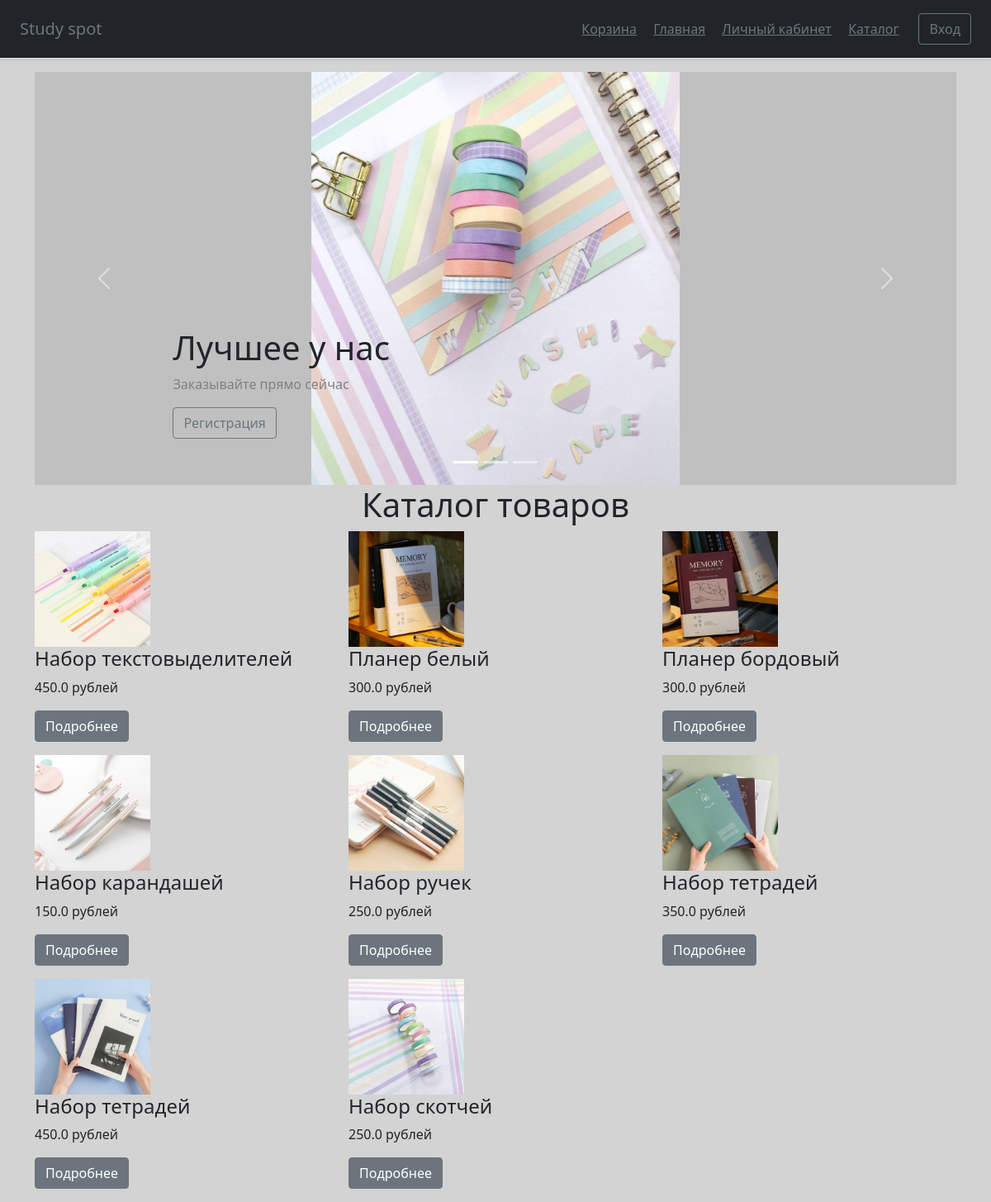
/catalog, run on the app's committed database.
### main.py (models this page shows)
class Items(db.Model):  # таблица со всеми товарами
    id = db.Column(db.Integer, primary_key=True, autoincrement=True)
    name = db.Column(db.String(100), nullable=True)   # название товара
    description = db.Column(db.Text, nullable=True)  # описание
    photo_url = db.Column(db.Text, nullable=True)  # ссылка на фотографию
    count = db.Column(db.Integer, nullable=True)  # количество товара на складе
    price = db.Column(db.Float, nullable=True)   # стоимость 1 единицы товара

### main.py (the view)
    @app.route('/catalog')  # страница каталога товаров
    def catalog():
        items = Items.query.all()  # получаем информацию о всех товарах из бд
        return render_template('catalog.html', title='Каталог', css_file='catalog.css', class_main='container',
                               items=items)

### templates/catalog.html (shortened to what this page needs)
{% extends "base.html" %}
{% block content %}
<div id="myCarousel" class="carousel slide" data-bs-ride="carousel">
    <div class="carousel-indicators">
      <button type="button" data-bs-target="#myCarousel" data-bs-slide-to="0" class="active" aria-current="true" aria-label="Slide 1"></button>
      <button type="button" data-bs-target="#myCarousel" data-bs-slide-to="1" aria-label="Slide 2"></button>
      <button type="button" data-bs-target="#myCarousel" data-bs-slide-to="2" aria-label="Slide 3"></button>
    </div>
     <div class="carousel-inner">
      <div class="carousel-item active" style="background-color:Silver;">
        <img class="bd-placeholder-img mx-auto d-block"  src="/static/img/tapescar.jpg" width="40%" height="100%">
        <div class="container">
          <div class="carousel-caption text-start">
            <h1 class="text-dark" style="text-align: left;">Лучшее у нас</h1>
            <p style="color:Gray;">Заказывайте прямо сейчас</p>
            <p><a class="btn btn-outline-secondary" href="/registration">Регистрация</a></p>
          </div>
        </div>
      </div>
    </div>
    <button class="carousel-control-prev" type="button" data-bs-target="#myCarousel" data-bs-slide="prev">
      <span class="carousel-control-prev-icon" aria-hidden="true"></span>
    </button>
    <button class="carousel-control-next" type="button" data-bs-target="#myCarousel" data-bs-slide="next">
      <span class="carousel-control-next-icon" aria-hidden="true"></span>
    </button>
  </div>
<h1>Каталог товаров</h1>
<div class="row">
{% for item in items %}
  <div class="col-lg-4">
    <img class="bd-placeholder-img-c" src="{{ item.photo_url }}" width="140" height="140" aria-label="Placeholder: 140x140">
    <h4>{{ item.name }}</h4>
    <p>{{ item.price }} рублей</p>
    <p><a class="btn btn-secondary" href="item/{{ item.id }}">Подробнее</a></p>
  </div>
{% endfor %}
</div>
{% endblock %}

### static/css/catalog.css (style rules this page uses)
body { background-color: lightgrey; }
.bd-placeholder-img { font-size: 1.125rem; text-anchor: middle; height: 500px; weight: 2000px; -webkit-user-select: none; -moz-user-select: none; user-select: none; }
.bd-placeholder-img-c { font-size: 1.125rem; text-anchor: middle; -webkit-user-select: none; -moz-user-select: none; user-select: none; }
h1 { text-align: center; }

### data on the page
Items: photo_url (picture), name "Набор текстовыделителей", price "450.0"
Items: photo_url (picture), name "Планер белый", price "300.0"
Items: photo_url (picture), name "Планер бордовый", price "300.0"
Items: photo_url (picture), name "Набор карандашей", price "150.0"
Items: photo_url (picture), name "Набор ручек", price "250.0"
Items: photo_url (picture), name "Набор тетрадей", price "350.0"
Items: photo_url (picture), name "Набор тетрадей", price "450.0"
Items: photo_url (picture), name "Набор скотчей", price "250.0"
